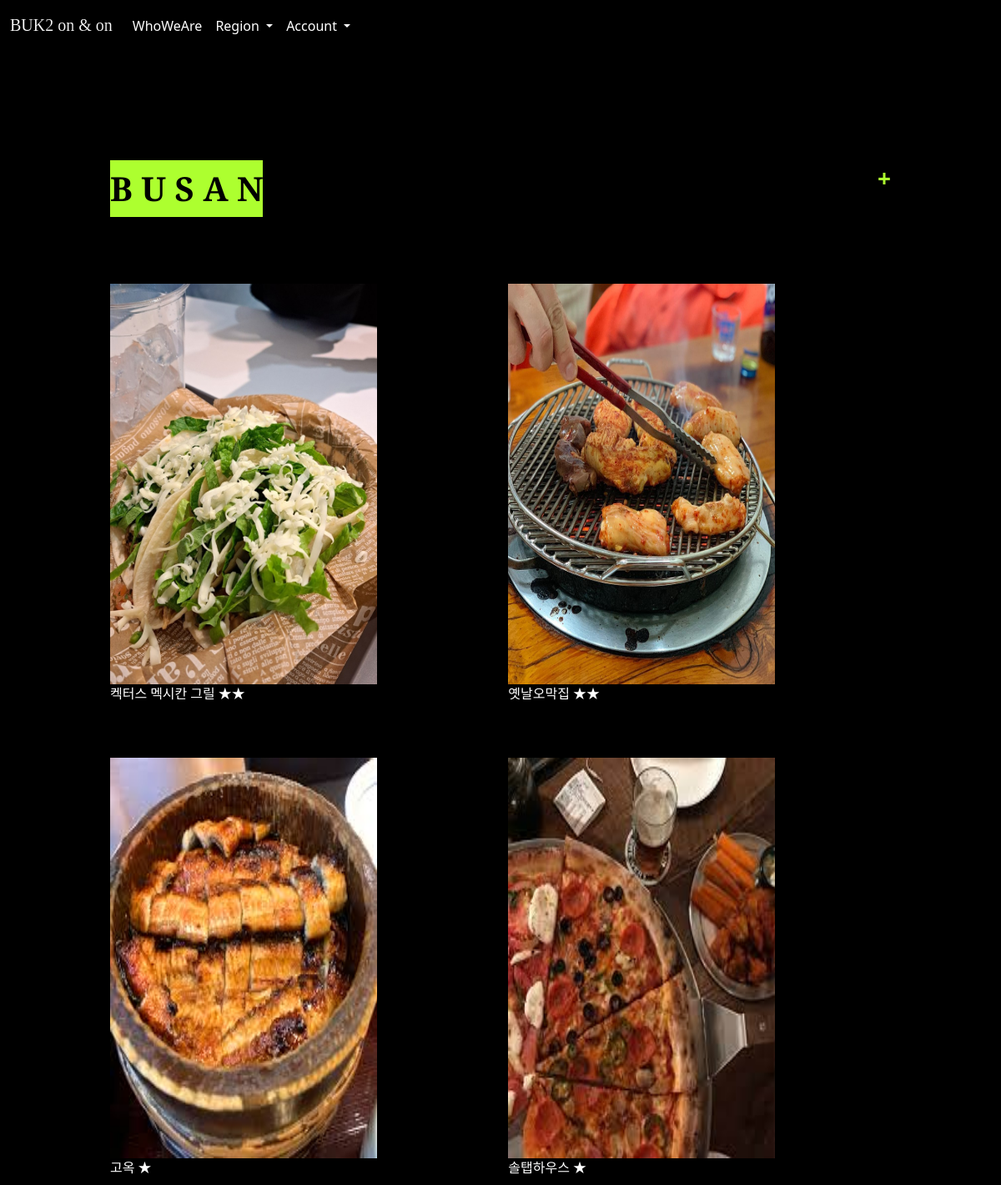
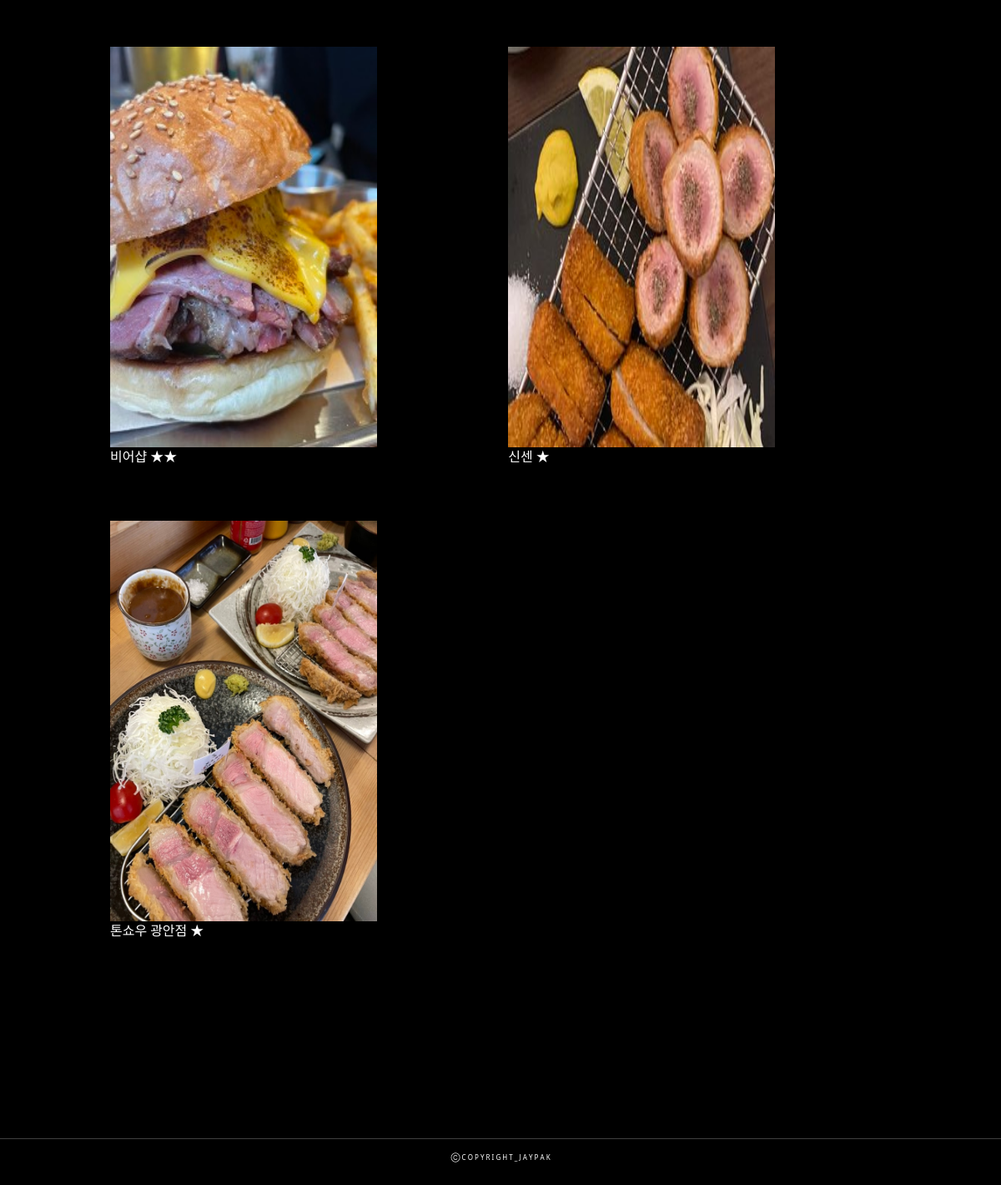
Page /buk2on_on/busan/ on the committed database (2 pictures, top to bottom).
### recommends/models.py (models this page shows, shortened)
class Restaurant(models.Model):
    province = (('1','Seoul'),('2','Busan'),('3','etc.'))
    region = models.CharField(max_length=20, choices=province)
    name = models.CharField(max_length = 20)
    adress = models.CharField(max_length=50)
    stars = models.IntegerField()
    bestMenu = models.CharField(max_length=100)
    reason = models.CharField(max_length=200)
    user = models.ForeignKey(settings.AUTH_USER_MODEL, on_delete=models.CASCADE)
    mainImage = models.ImageField()
    created_at = models.DateTimeField(auto_now_add=True)

### recommends/views.py (the view)
# urls.py: path('busan/', views.busan_main , name = 'busan_main'),
def busan_main(request):
    recommends = Restaurant.objects.filter(region = 2)
    context ={
        'recommends' : recommends,
    }
    return render(request, "recommends/busan_main.html", context)

### recommends/templates/recommends/busan_main.html (shortened to what this page needs)
{% extends 'base.html' %}
{% load static %}
{% block content %}
<div class="container">
    <div style="display:flex; flex-direction:row; justify-content:space-between; " >
        <h1 class='section_title'>
            B U S A N
        </h1>
        <a id="create"   href="{% url 'buk2on_on:create' %}" >+</a>
    </div>
    <div style ="display:flex; flex-direction:column-reverse; flex-wrap:no-wrap;">
        <div class="a_hover" style ="display:flex; gap: 20px 2%; flex:1 1 auto; flex-direction:row; flex-wrap:wrap; justify-content:flex-start; align-itmes:stretch; ">
            {% for recommend  in recommends %}
            <div style="flex-grow:1; margin-bottom:28px;">
                <div style= "width: 320px; height520px;">
                    <a href="{% url 'buk2on_on:detail' recommend.pk %}"  style="width: 320px; height : 480px; overflow:hidden; margin:0 auto; background-position: center; background-size:cover;">
                        <img id="detail_feed"  src="{{recommend.mainImage.url}}"  alt="{% static 'main_color.jpg' %}" style= "left:-50%; height:480px; width: 320px;" >
                    </a>
                    <div id="detail_feed_text">
                        <p id="detail_feed_text">{{recommend.name}}
                        {% if recommend.stars == 3 %}
                            <span>★★★</span>
                        {% elif recommend.stars == 2 %}
                            <span>★★</span>
                        {% elif recommend.stars == 1 %}
                            <span>★</span>
                        {% elif recommend.stars == 0 %}
                            <span>none</span>
                        {% endif %}
                        </p>
                    </div>
                </div>
            </div>
            {% endfor %}
        </div>
    </div>
</div>
{% endblock content %}

### static/css/style.css (style rules this page uses)
.container { width:80%; }
.section_title { color: black; margin-bottom: 5rem; font-family: 'Playfair Display', serif; background-color: greenyellow; font-weight : bold; padding-top : 10px; padding-bottom : 10px; }
#detail_feed_text { font-family: Gowun Batang, serif; }
#create { text-decoration: none; color: greenyellow; float: right; font-size: 28px; font-weight: bold; }

### rows in the picture
Restaurant: mainImage (picture), name "켁터스 멕시칸 그릴"
Restaurant: mainImage (picture), name "옛날오막집"
Restaurant: mainImage (picture), name "고옥"
Restaurant: mainImage (picture), name "솔탭하우스"
Restaurant: mainImage (picture), name "비어샵"
Restaurant: mainImage (picture), name "신센"
Restaurant: mainImage (picture), name "톤쇼우 광안점"
